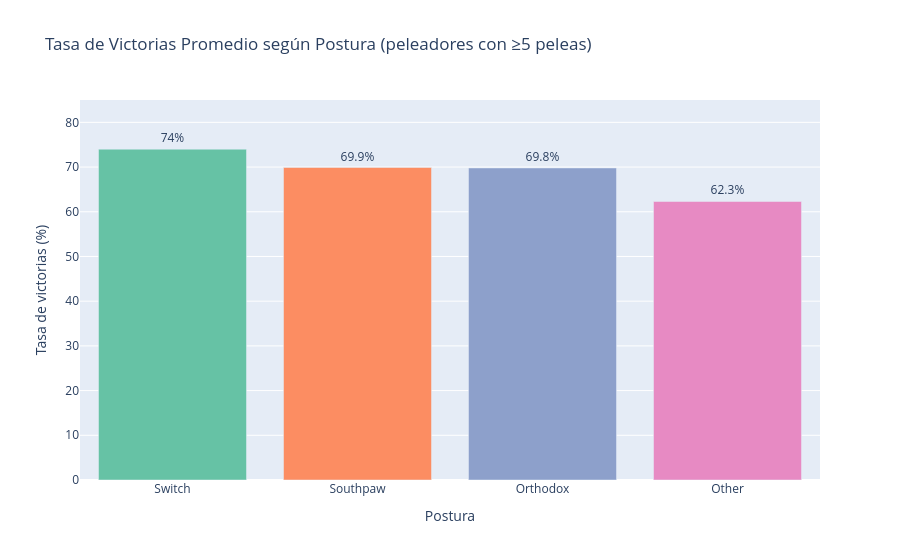

Notebook code for this chart:
### Markdown cell above
### 5.1  Gráfico de Barras — Tasa de Victorias por Postura

Comparamos la **tasa de victorias promedio** según la postura del peleador.
Filtramos a peleadores con **al menos 5 peleas** para que el promedio sea confiable
(un peleador con 1 pelea ganada tendría 100% de win rate, lo cual no es representativo).

### Code cell
# ── Preparar datos: win rate medio por stance (peleadores con >=5 peleas) ──────
exp = df[(df['total_fights'] >= 5) & (df['stance'].notna())].copy()

win_por_stance = (exp.groupby('stance')['win_rate']
                     .mean()
                     .reset_index()
                     .sort_values('win_rate', ascending=False))
win_por_stance['win_rate_pct'] = (win_por_stance['win_rate'] * 100).round(1)

# ── Gráfico de barras interactivo con Plotly Express ───────────────────────────
fig1 = px.bar(
    win_por_stance,
    x='stance',
    y='win_rate_pct',
    color='stance',
    text='win_rate_pct',
    title='Tasa de Victorias Promedio según Postura (peleadores con ≥5 peleas)',
    labels={'stance': 'Postura', 'win_rate_pct': 'Tasa de victorias (%)'},
    color_discrete_sequence=px.colors.qualitative.Set2
)
fig1.update_traces(texttemplate='%{text}%', textposition='outside')
fig1.update_layout(showlegend=False, yaxis_range=[0, 85])
fig1.show()

### Figure 1 — Plotly figure (JSON) as saved in the notebook; plotly's stock layout.template omitted (floating-point values rounded to 4 significant figures)
{"data": [{"hovertemplate": "Postura=%{x}<br>Tasa de victorias (%)=%{text}<extra></extra>", "legendgroup": "Switch", "marker": {"color": "rgb(102,194,165)", "pattern": {"shape": ""}}, "name": "Switch", "orientation": "v", "showlegend": true, "text": [74.0], "textposition": "outside", "texttemplate": "%{text}%", "type": "bar", "x": ["Switch"], "xaxis": "x", "y": [74.0], "yaxis": "y"}, {"hovertemplate": "Postura=%{x}<br>Tasa de victorias (%)=%{text}<extra></extra>", "legendgroup": "Southpaw", "marker": {"color": "rgb(252,141,98)", "pattern": {"shape": ""}}, "name": "Southpaw", "orientation": "v", "showlegend": true, "text": [69.9], "textposition": "outside", "texttemplate": "%{text}%", "type": "bar", "x": ["Southpaw"], "xaxis": "x", "y": [69.9], "yaxis": "y"}, {"hovertemplate": "Postura=%{x}<br>Tasa de victorias (%)=%{text}<extra></extra>", "legendgroup": "Orthodox", "marker": {"color": "rgb(141,160,203)", "pattern": {"shape": ""}}, "name": "Orthodox", "orientation": "v", "showlegend": true, "text": [69.8], "textposition": "outside", "texttemplate": "%{text}%", "type": "bar", "x": ["Orthodox"], "xaxis": "x", "y": [69.8], "yaxis": "y"}, {"hovertemplate": "Postura=%{x}<br>Tasa de victorias (%)=%{text}<extra></extra>", "legendgroup": "Other", "marker": {"color": "rgb(231,138,195)", "pattern": {"shape": ""}}, "name": "Other", "orientation": "v", "showlegend": true, "text": [62.3], "textposition": "outside", "texttemplate": "%{text}%", "type": "bar", "x": ["Other"], "xaxis": "x", "y": [62.3], "yaxis": "y"}], "layout": {"barmode": "relative", "legend": {"title": {"text": "Postura"}, "tracegroupgap": 0}, "showlegend": false, "title": {"text": "Tasa de Victorias Promedio según Postura (peleadores con ≥5 peleas)"}, "xaxis": {"anchor": "y", "categoryarray": ["Switch", "Southpaw", "Orthodox", "Other"], "categoryorder": "array", "domain": [0, 1], "title": {"text": "Postura"}}, "yaxis": {"anchor": "x", "domain": [0, 1], "range": [0, 85], "title": {"text": "Tasa de victorias (%)"}}}}
